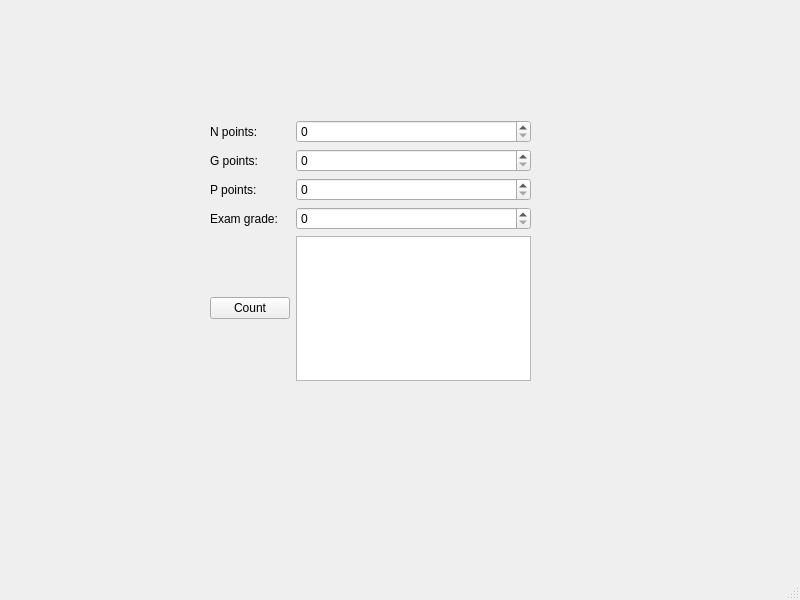
<?xml version="1.0" encoding="UTF-8"?>
<ui version="4.0">
 <class>MainWindow</class>
 <widget class="QMainWindow" name="MainWindow">
  <property name="geometry">
   <rect>
    <x>0</x>
    <y>0</y>
    <width>800</width>
    <height>600</height>
   </rect>
  </property>
  <property name="windowTitle">
   <string>MainWindow</string>
  </property>
  <widget class="QWidget" name="centralwidget">
   <widget class="QWidget" name="gridLayoutWidget">
    <property name="geometry">
     <rect>
      <x>210</x>
      <y>120</y>
      <width>321</width>
      <height>261</height>
     </rect>
    </property>
    <layout class="QGridLayout" name="gridLayout">
     <item row="3" column="0">
      <widget class="QLabel" name="label_4">
       <property name="text">
        <string>Exam grade:</string>
       </property>
      </widget>
     </item>
     <item row="4" column="0">
      <widget class="QPushButton" name="countPushButton">
       <property name="text">
        <string>Count</string>
       </property>
      </widget>
     </item>
     <item row="0" column="0">
      <widget class="QLabel" name="label">
       <property name="text">
        <string>N points:</string>
       </property>
      </widget>
     </item>
     <item row="1" column="0">
      <widget class="QLabel" name="label_2">
       <property name="text">
        <string>G points:</string>
       </property>
      </widget>
     </item>
     <item row="2" column="0">
      <widget class="QLabel" name="label_3">
       <property name="text">
        <string>P points:</string>
       </property>
      </widget>
     </item>
     <item row="0" column="1">
      <widget class="QSpinBox" name="spinBoxN">
       <property name="maximum">
        <number>780</number>
       </property>
      </widget>
     </item>
     <item row="1" column="1">
      <widget class="QSpinBox" name="spinBoxG">
       <property name="maximum">
        <number>100</number>
       </property>
      </widget>
     </item>
     <item row="2" column="1">
      <widget class="QSpinBox" name="spinBoxP">
       <property name="maximum">
        <number>250</number>
       </property>
      </widget>
     </item>
     <item row="3" column="1">
      <widget class="QSpinBox" name="spinBoxE">
       <property name="maximum">
        <number>5</number>
       </property>
      </widget>
     </item>
     <item row="4" column="1">
      <widget class="QTextBrowser" name="textBrowser"/>
     </item>
    </layout>
   </widget>
  </widget>
  <widget class="QMenuBar" name="menubar">
   <property name="geometry">
    <rect>
     <x>0</x>
     <y>0</y>
     <width>800</width>
     <height>25</height>
    </rect>
   </property>
  </widget>
  <widget class="QStatusBar" name="statusbar"/>
 </widget>
 <resources/>
 <connections/>
</ui>
